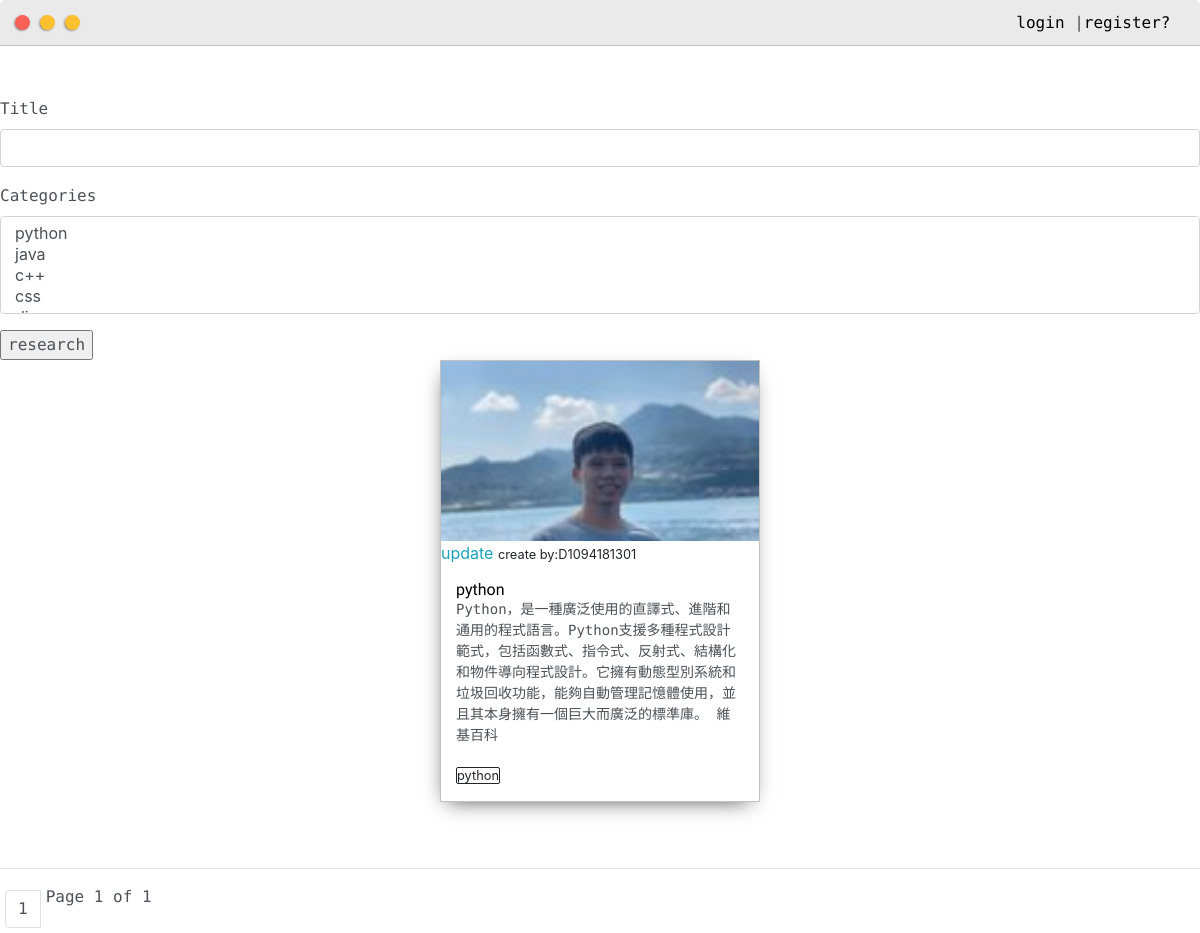
/posts/, run on the app's committed database.
### OurProfile/models.py (models this page shows, shortened)
class Post(models.Model):
    customer = models.ForeignKey(User,on_delete=models.CASCADE)
    images = models.ImageField(null = True,blank=True)
    title = models.CharField(max_length=200)
    body = models.TextField(max_length=500)
    date_created = models.DateTimeField(auto_now_add=True)
    categories = models.ManyToManyField(Tag,null=True)
    public = models.BooleanField(default=False)
    private = models.BooleanField(default=False)

class Tag(models.Model):
    name = models.CharField(max_length=50)
    def __str__(self):
        return self.name

### OurProfile/views.py (the view)
# urls.py: path('posts/',views.posts,name="posts"),
def posts(request):
    posts = Post.objects.all()
    filters = FiltersForms(request.GET, queryset=posts)
    posts = filters.qs
    page_number = request.GET.get('page')
    paginator = Paginator(posts, 2)
    try:
        posts = paginator.page(page_number)
    except PageNotAnInteger:
        posts = paginator.page(1)
    except EmptyPage:
        posts = paginator.page(paginator.num_pages)
    context = {'posts':posts,'filters':filters,}
    return render(request,"OurProfile/posts.html",context)

### OurProfile/templates/OurProfile/posts.html (shortened to what this page needs)
{% extends "OurProfile/layout.html" %}
{% load static %}
{% block title %}
{% load crispy_forms_tags %}
{% endblock title %}
{% block content %}
<div style="padding-top: 50px;">
    <div>
        <form id="searchform" method="get">
            {{filters.form|crispy}}
            <input type="submit" value="research">
        </form>
    </div>
    <div class="main-container">
        <div class="post-wrapper">
        {% for post in posts %}
            <div>
                <div class="post">
                    <a href="{% url 'post' post.id %}">
                        {% if post.images %}
                        <img class="thumbnail" src="{{ post.images.url }}">
                        {% else %}
                        <p>no images </p>
                        {% endif %}
                    </a>
                    <a href="{% url 'updatePost' post.id %}">update</a>
                    <small>create by:{{post.customer}}</small>
                    <div class="post-preview">
                        <h6 class="post-title">{{post.title}}</h6>
                        <p class="post-intro">{{post.body}}</p>
                        {% for categories in post.categories.all %}
                            <small style="border: solid 1px;border-radius: 2px;margin-right: 5px;">{{categories}}</small>
                        {% endfor %}
                    </div>
                </div>
            </div>
        {% endfor %}
        </div>
    </div>
    <hr>
    <div class="pagination">
        <span class="step-links">
            <div style="display: flex;">
                {% for i in posts.paginator.page_range %}
                    {% if posts.number == i%}
                        <li class="page-item" style="margin: 5px;"><a class="active page-link">{{i}}</a></li>
                    {% else %}
                        <li class="page-item" style="margin: 5px;"><a data-page="{{i}}" class="page-link" href="?page{{i}}">{{i}}</a></li>
                    {% endif %}
                {% endfor %}
            <span class="current">
                Page {{ posts.number }} of {{ posts.paginator.num_pages }}
            </span>
            </div>
        </span>
    </div>
</div>
{% endblock content %}

### static/css/layout.css (style rules this page uses)
:root { --mainColor:#eaeaea; --secondaryColor:#fff; --borderColor:#c1c1c1; --mainText:black; --secondaryText:#4b5156; --themeDotBorder:#24292e; --previewBg:rgb(251, 249, 243, 0.8); --previewShadow:#f0ead6; --buttonColor:black; }
html, body { padding: 0; margin: 0; scroll-behavior: smooth; }
body * { transition: 0.3s; }
h1, h2, h3, h4, h5, h6, strong { color: var(--mainText); font-family: 'Russo One', sans-serif; font-weight: 500; }
p, li, span, label, input, textarea { color: var(--secondaryText); font-family: 'Roboto Mono', monospace; }
a { text-decoration: none; color:#17a2b8; }
h6 { font-size: 16px; }
.main-container { width: 1200px; margin: 0 auto; }
.post-wrapper { display: grid; grid-template-columns: repeat(auto-fit, 320px); gap:20px; justify-content: center; padding-bottom: 50px; }
.post { border:1px solid var(--borderColor); -webkit-box-shadow: -2px 7px 21px -9px rgba(0,0,0,0.75); -moz-box-shadow: -2px 7px 21px -9px rgba(0,0,0,0.75); box-shadow: -2px 7px 21px -9px rgba(0,0,0,0.75); }
.thumbnail { display: block; width: 100%; height:180px; object-fit: cover; }
.post-preview { background-color: #fff; padding:15px; }
.post-title { color:black; margin: 0; }
.post-intro { color:#4b5156; font-size: 14px; }
@media screen and (max-width: 1200px) { .main-container { width: 95%; } }

### data on the page
Post: images (picture), customer "D1094181301", title "python", body "Python，是一種廣泛使用的直譯式、進階和通用的程式語言。Python支援多種程式設計範式，包括函數式、指令式、反射式、結構化和物件導向程式設計。它擁有動態型別系統和垃圾回收功能，能夠自動管理記憶體使用，並且其本身擁有一個巨大而廣泛的標準庫。 維基百科"
Tag: name "python"

### other printed values
{{ i }} "1"
{{ posts.number }} "1"
{{ posts.paginator.num_pages }} "1"
